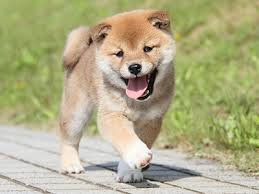
#> input picture images/dog05.jpg, 259 x 194 px, found by its file name
$ python feature_detection2.py
#> lines starting #> are read from the running program, lines starting #| are printed output that depends on the picture; long printed decimals are rounded
import cv2
import os

TARGET_FILE = 'dog05.jpg'
IMG_DIR = os.path.abspath(os.path.dirname(__file__)) + '\\images\\'
IMG_SIZE = (200, 200)

target_img_path = IMG_DIR + TARGET_FILE
target_img = cv2.imread(target_img_path, cv2.IMREAD_GRAYSCALE)
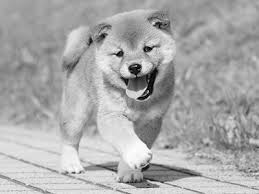
#> target_img: shape (194, 259); min 0, max 255, mean 169.7
target_img = cv2.resize(target_img, IMG_SIZE)
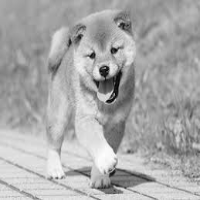
#> target_img: shape (200, 200); min 2, max 254, mean 169.6

bf = cv2.BFMatcher(cv2.NORM_HAMMING)

detector = cv2.ORB_create()
#detector = cv2.AKAZE_create()
(target_kp, target_des) = detector.detectAndCompute(target_img, None)
#> target_kp = 380 keypoints; strongest (x, y, size): (92, 54, 37.2), (108, 68, 31), (104, 68, 64.3), (92, 57, 31)

print('TARGET_FILE: %s' % (TARGET_FILE))

files = os.listdir(IMG_DIR)
for file in files:
    if file == TARGET_FILE:
        continue

    comparing_img_path = IMG_DIR + file
    try:
        comparing_img = cv2.imread(comparing_img_path, cv2.IMREAD_GRAYSCALE)
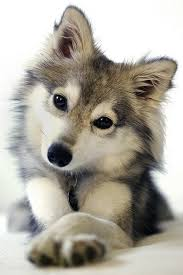
#> input picture images/dog01.jpg, 183 x 275 px, found by its file name
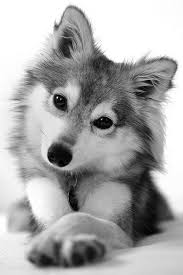
#> comparing_img: shape (275, 183); min 0, max 255, mean 170.8
        comparing_img = cv2.resize(comparing_img, IMG_SIZE)
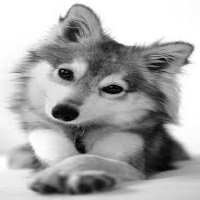
#> comparing_img: shape (200, 200); min 0, max 255, mean 170.7
        (comparing_kp, comparing_des) = detector.detectAndCompute(comparing_img, None)
#> comparing_kp = 369 keypoints; strongest (x, y, size): (53, 114, 37.2), (54, 114, 53.6), (52, 114, 31), (54, 116, 37.2)
        matches = bf.match(target_des, comparing_des)
#> matches = 380 matches
        dist = [m.distance for m in matches]
#> dist = 380 values, max 94 at index 139, min 37 at index 10, mean 66.87
        ret = sum(dist) / len(dist)
#> ret = 66.87
    except cv2.error:
        ret = 100000

    print(file, ret)
#| dog01.jpg 66.871
#> pass 2 of the loop `for file in files:`:
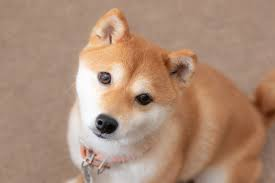
#> input picture images/dog02.jpg, 275 x 183 px, found by its file name
#> `comparing_img = cv2.imread(comparing_img_path, cv2.IMREAD_GRAYSCALE)`:
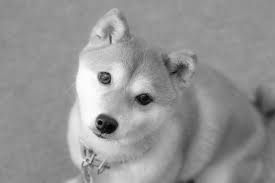
#> comparing_img: shape (183, 275); min 0, max 255, mean 147.2
#> `comparing_img = cv2.resize(comparing_img, IMG_SIZE)`:
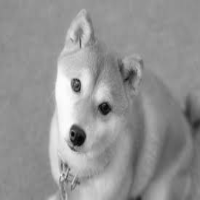
#> comparing_img: shape (200, 200); min 3, max 253, mean 147.1
#> comparing_kp = 241 keypoints; strongest (x, y, size): (75, 126, 64.3), (78, 80, 31), (105, 107, 77.1), (74, 79, 53.6)
#> dist = 380 values, max 104 at index 176, min 40 at index 113, mean 69.6
#> ret = 69.6
#| dog02.jpg 69.6
#> pass 3 of the loop `for file in files:`:
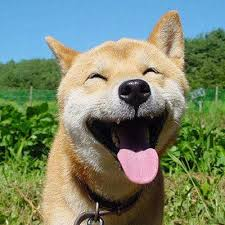
#> input picture images/dog03.jpg, 225 x 225 px, found by its file name
#> `comparing_img = cv2.imread(comparing_img_path, cv2.IMREAD_GRAYSCALE)`:
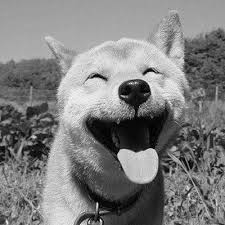
#> comparing_img: shape (225, 225); min 0, max 252, mean 126.8
#> `comparing_img = cv2.resize(comparing_img, IMG_SIZE)`:
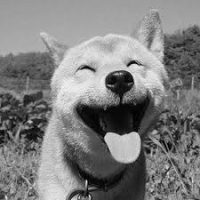
#> comparing_img: shape (200, 200); min 0, max 246, mean 126.7
#> comparing_kp = 381 keypoints; strongest (x, y, size): (108, 83, 31), (109, 133, 53.6), (107, 87, 31), (109, 79, 53.6)
#> dist = 380 values, max 92 at index 176, min 43 at index 108, mean 66.82
#> ret = 66.82
#| dog03.jpg 66.824
#> the loop made 4 passes; the first 3 are shown
